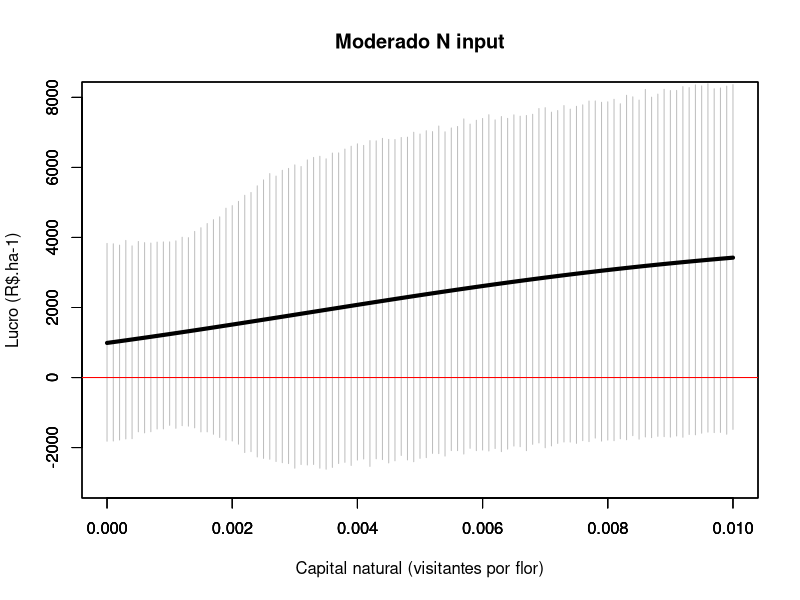
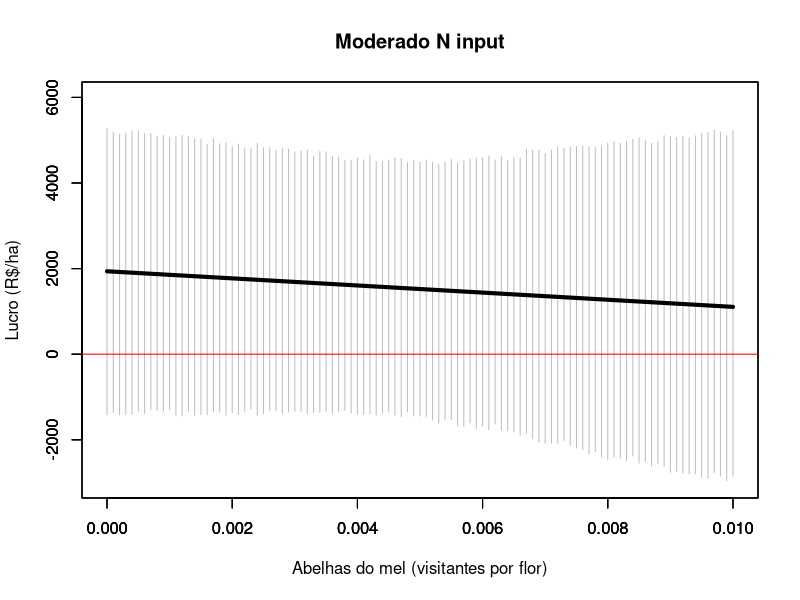
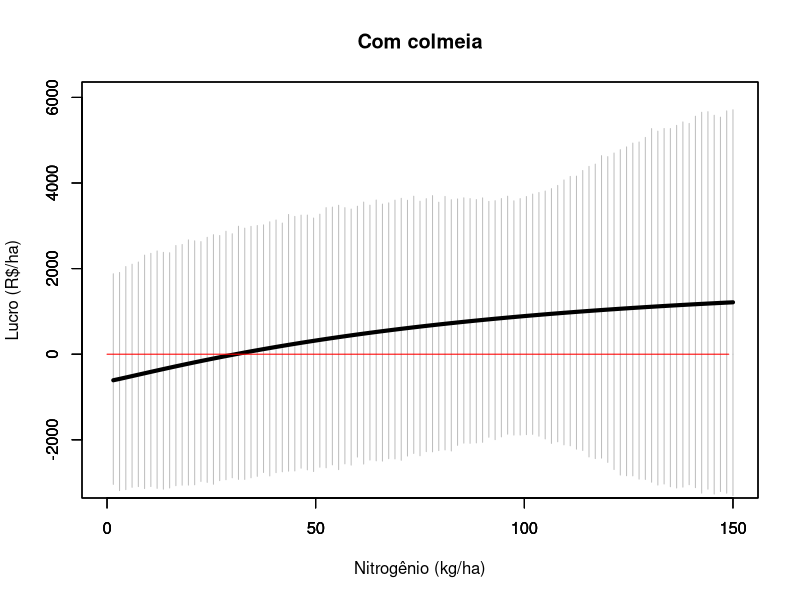

Generate these figures, in order, with R:
#Modelo conceitual de avaliação econômica da polinização agrícola automatizado. 
#O arquivo deve ser usado no programa R.

#A aplicação do modelo consiste em 4 etapas:
#1ª: inserir os coeficientes das equações dos modelos estatístico;
#2ª: inserir os dados de custo de produção e dos preços;
#3ª: montar as equações;
#4ª: simular os cenários das projeções do lucro em relação às práticas de manejo (gráficos).

#Para replicar o modelo considerando as mesmas práticas de manejo usadas no caso do feijão, 
#basta adaptar os valores dos coeficientes (1ª etapa), do custo de produção e dos preços (2ª etapa)
#Para acrescentar novas práticas de manejo agrícola (i.e., convencional ou de polinizadores), 
#terá que adaptar todas as etapas, acrescentando as novas variáveis onde forem necessárias. 


#Primeira etapa: Inserir os coeficientes das seguintes equações:
#1. Modelo de produtividade;
#2. Modelo de baixa qualidade;
#3. Modelo de alta qualidade. 

#########################
#MODELO DA PRODUTIVIDADE#
#########################

# Este modelo indica o quanto a produtividade por flor (g/flor) é afetada pelas:
# 1. prática de fertilizante (kg de nitrogênio por hectare);
# 2. prática de manejo de abelhas (densidade de abelha do mel - visitantes por flor);
# 3. prática do capital natural (densidade de polinizadores nativos - visitantes por flor). 

#intercepto: produtividade média (g/flow) obtida sem as práticas de manejo consideradas neste estudo. 
#desvio padrão: obtido pela multiplicação entre o erro padrão e a raiz quadrada do grau de liberdade dos resíduos. 
baseY= -7.4024
baseYsd= 2.1232*sqrt(26) #erro padrão*sqrt(graus de liberdade)
#fertilizante: efeito do nitrogênio (kg/ha) na produtividade (g/flor). 
#   Nessa variável foi usada a transformação logarítmica. 
#   Em seguida, inserir o erro padrão e o grau de liberdade do resíduo para calcular o desvio padrão. 
eN=1.6145 
eNsd= 0.4663*sqrt(26)
#manejo de abelhas: o efeito da densidade de abelhas do mel (visitantes por flor) na produtividade (g/flor). 
#   Em seguida, inserir o erro padrão e o grau de liberdade do resíduo para calcular o desvio padrão.
eMB=-37.1699
eMBsd=29.1504*sqrt(26)
#capital natural: o efeito da densidade de polinizadores nativos (visitantes por flor) na produtividade (g/flor). 
#   Em seguida, inserir o erro padrão e o grau de liberdade do resíduo para calcular o desvio padrão.
eNC = 2420.3289
eNCsd=1357.9591*sqrt(26) 
#(fertilizante)*(manejo de abelhas): efeito da interação entre nitrogênio (fertilizante) e o manejo de abelha (densidade)
#   na produtividade (g/flor).
#   Em seguida, inserir o erro padrão e o grau de liberdade do resíduo para calcular o desvio padrão. 
iN_MB=0 
iN_MBsd=0
#(fertilizante)*(capital natural): efeito da interação entre nitrogênio (fertilizante) e o capital natural (densidade)
#   na produtividade (g/flor).
#   Em seguida, inserir o erro padrão e o grau de liberdade do resíduo para calcular o desvio padrão. 
iN_NC=-530.7988
iN_NCsd=300.6824*sqrt(26)
#(manejo de abelha)*(capital natural): efeito da interação entre manejo de abelha (densidade) e o capital natural (densidade)
#   na produtividade (g/flor).
#   Em seguida, inserir o erro padrão e o grau de liberdade do resíduo para calcular o desvio padrão. 
iNC_MB=0
iNC_MBsd=0



###########################
#MODELO DA BAIXA QUALIDADE#
###########################

# Este modelo indica o quanto a probabilidade de um feijão ser considerado de baixa qualidade é afetada por:
# 1. prática de fertilizante (kg de nitrogênio por hectare);
# 2. prática de manejo de abelhas (densidade de abelha do mel - visitantes por flor);
# 3. prática do capital natural (riqueza de polinizadores nativos - nº de espécies por flor).

#O primeiro valor se refere ao coeficiente de cada variável explicativa do modelo. 
#O segundo valor se refere ao desvio padrão calculado com base no erro padrão e no grau de liberdade do resíduo. 

#intercepto: probabilidade média obtida sem o efeito das práticas de manejo conisderadas no estudo. 
baseQl=6.403e-01
baseQlsd=3.520*sqrt(26)
#fertilizante: efeito do nitroênio (kg/ha) na probabilidade de ocorrência da baixa qualidade.
eqlN=-5.795e-02 
eqlNsd=2.919e-02*sqrt(26)
#manejo de abelha: efeito da densidade de abelhas (visitantes por flor) na probabilidade de ocorrência da baixa qualidade.  
eqlMB=5.717e+03
eqlMBsd=1.654e+03*sqrt(26)
#capital natural: efeito da riqueza de polinizadores nativos (nª de espécies por flor) na probabilidade de ocorrência da baixa qualidade. 
eqlNC=-6.599e+03 
eqlNCsd=2.299e+03*sqrt(26)
#(fertilizante)*(manejo de abelhas): efeito da interação entre nitrogênio (kg/ha) e o manejo de abelha (densidade) na probabilidade de baixa qualidade.
iqlN_MB=5.362e+01 
iqlN_MBsd=1.615e+01
#(fertilizante)*(capital natural): efeito da interação entre nitrogênio (kg/ha) e o capital natural (riqueza) na probabilidade de baixa qualidade.
iqlN_NC=7.342e+01
iqlN_NCsd=2.476e+01*sqrt(26)
#(manejo de abelhas)*(capital natural): efeito da interação entre abelha do mel (densidade) e o capital natural (riqueza) na probabilidade de baixa qualidade.
iqlNC_MB=-3.906e+05
iqlNC_MBsd=2.166e+05*sqrt(26)

##########################
#MODELO DA ALTA QUALIDADE#
##########################

# Este modelo indica o quanto a probabilidade de um feijão ser considerado de alta qualidade é afetada por:
# 1. prática de fertilizante (kg de nitrogênio por hectare);
# 2. prática de manejo de abelhas (densidade de abelha do mel - visitantes por flor);
# 3. prática do capital natural (densidade de polinizadores nativos - visitantes por flor). 

#O primeiro valor se refere ao coeficiente de cada variável explicativa do modelo. 
#O segundo valor se refere ao desvio padrão calculado com base no erro padrão e no grau de liberdade do resíduo. 


#intercepto: probabilidade obtida sem o efeito das práticas de manejo conisderadas no estudo. 
baseQh=-4.247e+00
baseQhsd=2.412*sqrt(26)
#fertilizante: efeito do nitroênio (kg/ha) na probabilidade de ocorrência da alta qualidade.
eqhN=2.783e-02
eqhNsd=2.290e-02*sqrt(26)
#manejo de abelha: efeito da densidade de abelhas (visitantes por flor) na probabilidade de ocorrência da alta qualidade.  
eqhMB=-1.020e+03
eqhMBsd=3.500e+02*sqrt(26)
#capital natural: efeito da densidade de polinizadores nativos (visitantes por flor) na probabilidade de ocorrência da alta qualidade. 
eqhNC=5.094e+03
eqhNCsd=6.598e+02*sqrt(26)
#(fertilizante)*(manejo de abelhas): efeito da interação entre nitrogênio (kg/ha) e o manejo de abelha (densidade) na probabilidade de alta qualidade.
iqhN_MB=1.156e+01 
iqhN_MBsd=3.363*sqrt(26)
#(fertilizante)*(capital natural): efeito da interação entre nitrogênio (kg/ha) e o capital natural (riqueza) na probabilidade de alta qualidade.
iqhN_NC=-5.538e+01
iqhN_NCsd=7.208*sqrt(26)
#(manejo de abelhas)*(capital natural): efeito da interação entre abelha do mel (densidade) e o capital natural (riqueza) na probabilidade de alta qualidade.
iqhNC_MB=0
iqhNC_MBsd=0



#SEGUNDA ETAPA: Inserir os dados dos custos de produção e dos preços  

#Custo associado com a aplicação de pesticida (R$/ha).
Cpest=0 
#Custo associado com a aplicação de fertilizante (R$ por kg de nitrogenio aplicado por hectare).
#O custo do fertilizante foi baseado no custo do nitrogênio contido na ureia. 
#1 kg de ureia custa R$ 1,56 e contém 0.4 kg de nitrogênio, logo, 1kg de nitrogênio custa R$3.54.
Cfert=3.54
#Custo associado com o manejo de abelhas.
#O custo está associado ao valor do investimento para atingir uma dada densidade de abelha do mel (visitantes por flor). 
#O aluguel de uma colmeia é de R$350,00 e oferece 3333 abelhas por hectare. 
#Cada hectare tem em média 389000 flores (durante o pico da floração) (calculado com base em uma área de 50m2 em cada local de amostragem).
#Assim, cada colmeia permite um aumento de densidade de 0.01 abelhas do mel por flor. 
#Portanto, o custo para se ter 1 abelha do mel por flor é de R$40800 por hectare por mês (350/(3333/389000)).
#Este valor será multiplicado pela densidade que se busca atingir.
#Por exemplo, considerando uma densidade de 0.01 visitantes por flor, o custo do manejo de abelha será de R$408/mês (40800*0.01).
#Assumi-se que os produtores aluguarão as colmeias por 1 mes (período da floração).
Cmb=40800
#Custo associado com o manejo do capital natural (R$/ha).
Cnc=0
#Custos fixos (R$/ha).
Cother=229
#Custo variável (R$ por kg produzido) 
VC=0.83
#Preços associados a cada categoria de qualidade do produto (R$)
PriceHQ=2.25 # para alta qualidade
PriceMQ=2 # para média qualidade
PriceLQ=1.75 # para baixa qualidade




#TERCEIRA ETAPA: Montagem das equações
 

##EQUAÇÃO DA PRODUTIVIDADE

Yield_function = function(NC, MB, N){
  
  #Efeito do capital natural (NC), do manejo de abelhas (MB) e do fertilizante (N) sobre a produtividade (Yo)
  #O modelo de produtividade foi obtido com a transformação logit em (Y/(2-Y)), pois se trata de uma variável sigmóide (formato em s)
  #Para estimat a produtividade é preciso fazer a transoformação reversa, logo Yo=(2/(1/exp(Y)+1))    
        
        Yo=2/ (1/exp(baseY+eN*log(N)+(eMB+iN_MB*log(N)+iNC_MB*NC)*MB+(eNC+iN_NC*log(N))*NC)+1)
        ###Convertendo a estima de g/flor para kg/ha. 
        ### peso por vagem * num flor por m2 /1000(gr para kg)*10000 (m2 para ha)
        Y=Yo*196/1000*10000
  return(Y)
}

##EQUAÇÃO DO LUCRO (PF), QUE INCLUI:
    #EQUAÇÃO DA PRODUTIVIDADE;
    #EQUAÇÕES DOS MODELOS DE QUALIDADE;
    #EQUAÇÃO DO CUSTO DE PRODUÇÃO (PC);
    #EQUAÇÃO DA RECEITA (R). 

Pf_function = function(NC, MB, N){
      
        ###EQUAÇÃO DA PRODUTIVIDADE
        #Efeito do capital natural (NC), do manejo de abelhas (MB) e do fertilizante (N) sobre a produtividade (Yo)
        Yo=2/ (1/exp(baseY+eN*log(N)+(eMB+iN_MB*log(N)+iNC_MB*NC)*MB+(eNC+iN_NC*log(N))*NC)+1)
        Y=Yo*196/1000*10000
        
        ###EQUAÇÕES DOS MODELOS DE QUALIDADE
        #Efeito do capital natural (NC), do manejo de abelhas (MB) e do fertilizante (N) 
        #sobre a probabilidade de cada categoria de qualidade
        # ALTA qualidade 
          PHQ=baseQh+(eqhNC+iqhN_NC*N)*NC+eqhN*N+(eqhMB+iqhN_MB*N+iqhNC_MB*NC)*MB
        #Aplicando a transformação reversa no loggit (para modelos que assumem a distribuição binomial)  
          PHQbt=1/(1+1/exp(PHQ))
        #BAIXA qualidade  
          PLQ=baseQl+(eqlNC+iqlN_NC*N)*NC+eqlN*N+(eqlMB+iqlN_MB*N+iqlNC_MB*NC)*MB
        #Aplicando a transformação reversa no loggit (para modelos que assumem a distribuição binomial)  
          PLQbt=1/(1+1/exp(PHQ))    
        #MÉDIA qualidade  
          PMQ=1 - PHQbt-PLQbt 
        
        
        ###EQUAÇÃO DO CUSTO DE PRODUÇÃO (PC)
        FC=Cpest+Cfert*N+Cmb*MB+Cnc*NC+Cother #custo fixo
        VCy= VC*Y  #custo variável
        PC= FC+VCy  #custo total
        
        ###EQUAÇÃO DA RECEITA (R) 
        #R calculada considerndo a produtividade rateada entre as três qualidade do produto 
        #Multiplica pelo preço ajustado pela qualidade. 
        R = PriceLQ*Y*PLQbt+ PriceMQ*Y*PMQ+PriceHQ*Y*PHQbt 
        
        ###EQUAÇÃO DO LUCRO (Pf)
        Pf = R-PC
        return(Pf)
      }
      
#As equações seguintes são usadas para a projeçao do desvio padrão nos gráficos. 
      Pfsd_function = function(NC, MB, N){
        
 
        #formulas SE
        Pfsd_vector=rep(0, length(NC)*length(MB)*length(N))
        for (i in 1:length(N)){
          for (j in 1:length(NC)) {
            for (k in 1:length(MB)){
              
              ###EQUAÇÃO DA PRODUTIVIDADE
              #Efeito do capital natural (NC), do manejo de abelhas (MB) e do fertilizante (N) sobre a produtividade (Yo)
              #Y=baseY+(eNC+iN_NC*log(N[i]))*NC[j]+eN*log(N[i])+(eMB+iN_MB*log(N[i])+iNC_MB*NC[j])*MB[k]
              Yo=2/ (1/exp(baseY+eN*log(N[i])+(eMB+iN_MB*log(N[i])+iNC_MB*NC[j])*MB[k]+(eNC+iN_NC*log(N[i]))*NC[j])+1)
              Y=Yo*196/1000*10000
              
              ###EQUAÇÕES DOS MODELOS DE QUALIDADE
              #Efeito do capital natural (NC), do manejo de abelhas (MB) e do fertilizante (N) 
              #sobre a probabilidade de cada categoria de qualidade 
              # ALTA qualidade
              PHQ=baseQh+(eqhNC+iqhN_NC*N[i])*NC[j]+eqhN*N[i]+(eqhMB+iqhN_MB*N[i]+iqhNC_MB*NC[j])*MB[k]
              #Aplicando a transformação reversa no loggit (para modelos que assumem a distribuição binomial)  
              PHQbt=1/(1+1/exp(PHQ))
              #BAIXA qualidade  
              PLQ=baseQl+(eqlNC+iqlN_NC*N[i])*NC[j]+eqlN*N[i]+(eqlMB+iqlN_MB*N[i]+iqlNC_MB*NC[j])*MB[k]
              #Aplicando a transformação reversa no loggit (para modelos que assumem a distribuição binomial) 
              PLQbt=1/(1+1/exp(PHQ))    
              #MÉDIA qualidade  
              PMQ=1 - PHQbt-PLQbt 
              
              ####CUSTO DE PRODUÇÃO (PC)
              FC=Cpest+Cfert*N[i]+Cmb*MB[k]+Cnc*NC[j]+Cother  
              VCy= VC*Y 
              PC= FC+VCy 
              
              ### RECEITA (R) 
              R = PriceLQ*Y*PLQbt+ PriceMQ*Y*PMQ+PriceHQ*Y*PHQbt 
              
              ###LUCRO (PF)
              Pf = R-PC
              
              
                 
              ###PROJETANDO O DESVIO PADRÃO
              #PRODUTIVIDADE
              Ysdo=2/ (1/exp(rnorm(10000,mean=baseY, sd=baseYsd)+rnorm(10000,mean=eN, sd=eNsd)*log(N[i])+
                            (rnorm(10000,mean=eMB, sd=eMBsd)+rnorm(10000,mean=iN_MB, sd=iN_MBsd)*log(N[i])+
                               rnorm(10000,mean=iNC_MB, sd=iNC_MBsd)*NC[j])*MB[k]+
                            (rnorm(10000,mean=eNC, sd=eNCsd)+rnorm(10000,mean=iN_NC, sd=iN_NCsd)*log(N[i]))*NC[j])+1)
              Ysd=Ysdo*196/1000*10000 #NÚMERO MÉDIO DE FLORES POR HECTARE (196 flores por m2)
              
              #QUALIDADE
              PHQsd=sd(rnorm(10000,mean=baseQh, sd=baseQhsd)+(rnorm(10000,mean=eqhNC, sd=eqhNCsd)+
                                                                rnorm(10000,mean=iqhN_NC, sd=iqhN_NCsd)*N[i])*NC[j]+
                         rnorm(10000,mean=eqhN, sd=eqhNsd)*N[i]+
                         (rnorm(10000,mean=eqhMB, sd=eqhMBsd)+rnorm(10000,mean=iqhN_MB, sd=iqhN_MBsd)*N[i]+
                            rnorm(10000,mean=iqhNC_MB, sd=iqhNC_MBsd)*NC[j])*MB[k])
              
              PHQbt_sd=sd(1/(1+1/exp(rnorm(10000,mean=PHQ, sd=PHQsd))))
              
              
              
              PLQsd=sd(rnorm(10000,mean=baseQl, sd=baseQlsd)+(rnorm(10000,mean=eqlNC, sd=eqlNCsd)+
                                                                rnorm(10000,mean=iqlN_NC, sd=iqlN_NCsd)*N[i])*NC[j]+
                         rnorm(10000,mean=eqlN, sd=eqlNsd)*N[i]+(rnorm(10000,mean=eqlMB, sd=eqlMBsd)+
                                                                rnorm(10000,mean=iqlN_MB, sd=iqlN_MBsd)*N[i]+
                                                                rnorm(10000,mean=iqlNC_MB, sd=iqlNC_MBsd)*NC[j])*MB[k])
              
              PLQbt_sd=sd(1/(1+1/exp(rnorm(10000,mean=PHQ, sd=PHQsd))) )   
              PMQsd=sd(1 - rnorm(10000,mean=PHQbt, sd=PHQbt_sd)-rnorm(10000,mean=PLQbt , sd=PLQbt_sd))
              
              #CUSTO DE PRODUÇÃO (PC)
              FCsd=0
              VCy_sd= sd(VC*rnorm(10000,mean=Y, sd=Ysd) )
              PCsd= sd((FC+VC*rnorm(10000,mean=Y, sd=Ysd))  )
              
              #RECEITA (R)
              Rsd = sd(PriceLQ*rnorm(10000,mean=Y, sd=Ysd)*rnorm(10000,mean=PLQbt, sd=PLQbt_sd)+ 
                         PriceMQ*rnorm(10000,mean=Y, sd=Ysd)*rnorm(10000,mean=PMQ, sd=PMQsd)+
                         PriceHQ*rnorm(10000,mean=Y, sd=Ysd)*rnorm(10000,mean=PHQbt, sd=PHQbt_sd) )
              
              #LUCRO (PF)
              Pfsd = sd(rnorm(10000,mean=R, sd=Rsd)-rnorm(10000,mean=PC, sd=PCsd))
              
              
              if (length(N)>1){Pfsd_vector[i]=Pfsd}
              if (length(NC)>1){Pfsd_vector[j]=Pfsd}
              if (length(MB)>1){Pfsd_vector[k]=Pfsd}
            }}}
        
        Lower_line=Pf-Pfsd_vector
        
        return(Pfsd_vector)
      }
      


#QUARTA ETAPA: Montagem dos gráficos 
#Aqui é possível projetar os gráficos do lucro (R$/ha) associado com o manejo do capital natural, das colmeias e do fertilizante. 
      par(mfrow=c(1,1))
      
      #GRÁFICO 1 - simula como o lucro varia com o capital natural 
      #Manejo de colmeia:
          #Com manejo de colmeias (0.01 abelha por flor) (MB=0.01);
          #Sem manejo de colmeias (MB=0) 
      #Manejo de fertilizante (N)
          #Uso intensivo de nitrogênio (kg/ha) (N=130)
          #Uso moderado de nitrogênio (kg/ha) (N=60)
      New.function<-function(x){Pf_function(x, MB=0, N=60)} #Inserir os valores referentes ao manejo
      New.function_sd<-function(x){Pfsd_function(x, MB=0, N=60)} #Inserir os valores referentes ao manejo
      fun_LOWCI <- function(x){
        New.function(x) - 1.96*(New.function_sd(x)/sqrt(26))
      }
      fun_HIGHCI <- function(x){
        New.function(x) + 1.96*(New.function_sd(x)/sqrt(26))
      }
      
      plot(fun_LOWCI,  xlab="", ylab="", main="", xlim=c(0,0.01), ylim=c(-3000,8000), col="grey",type = "h" )
      par(new=TRUE)
      plot(fun_HIGHCI,  xlab="", ylab="", main="", xlim=c(0,0.01), ylim=c(-3000,8000), col="grey",type = "h" )
       par(new=TRUE)
      plot(New.function,  xlab="Capital natural (visitantes por flor)", ylab="Lucro (R$.ha-1)",lwd = 4, main="Moderado N input", xlim=c(0,0.01), ylim=c(-3000,8000) )
      x=1:2000/1000-1
      y=0*x
      lines(x,y, col="red")
      
      
      #GRÁFICO 2 - simula como o lucro varia com o manejo de colmeia (densidade de abelhas do mel)
      #Manejo de capital natural (NC):
          #Densidade de polinizadores nativos de 0.001 (NC=0.001)
      #Manejo de fertilizante (N)
          #Uso intensivo de nitrogênio (kg/ha) (N=130)
          #Uso moderado de nitrogênio (kg/ha) (N=60)
      New.function<-function(x){Pf_function(NC=0.001, x, N=130)} #Inserir os valores referentes ao manejo
      New.function_sd<-function(x){Pfsd_function(NC=0.001, x, N=130)} #Inserir os valores referentes ao manejo
      fun_LOWCI <- function(x){
        New.function(x) - 1.96*(New.function_sd(x)/sqrt(26))
      }
      fun_HIGHCI <- function(x){
        New.function(x) + 1.96*(New.function_sd(x)/sqrt(26))
      }
      
      plot(fun_LOWCI,  xlab="", ylab="", main="", xlim=c(0,0.01), ylim=c(-3000,6000), col="grey",type = "h"  )#, ylim=c(0,1e+05 )
      par(new=TRUE)
      plot(fun_HIGHCI,  xlab="", ylab="", main="", xlim=c(0,0.01), ylim=c(-3000,6000), col="grey",type = "h"  )#, ylim=c(0,1e+05 )
      par(new=TRUE)
      plot(New.function,  xlab="Abelhas do mel (visitantes por flor)", ylab="Lucro (R$/ha)", main="Moderado N input" ,lwd = 4, xlim=c(0,0.01), ylim=c(-3000,6000))
      x=1:2000/1000-1
      y=0*x
      lines(x,y, col="red")
      
      #GRÁFICO 3 - simula como o lucro varia com o fertilizante 
      #Manejo de colmeia (MB):
          #Com manejo de colmeias (0.01 abelha por flor) (MB=0.01);
          #Sem manejo de colmeias (MB=0)
      #Manejo de capital natural (NC):
          #Densidade de polinizadores nativos de 0.001 (NC=0.001)
      New.function<-function(x){Pf_function(NC=0.001, MB=0.01, x)} #Inserir os valores referentes ao manejo
      New.function_sd<-function(x){Pfsd_function(NC=0.001, MB=0.01, x)} #Inserir os valores referentes ao manejo
      fun_LOWCI <- function(x){
        New.function(x) - 1.96*(New.function_sd(x)/sqrt(26))
      }
      fun_HIGHCI <- function(x){
        New.function(x) + 1.96*(New.function_sd(x)/sqrt(26))
      }
      
       plot(fun_LOWCI,  xlab="", ylab="", main="", xlim=c(0,150), ylim=c(-3000,6000), col="grey",type = "h"  )#, ylim=c(0,1e+05 )
      par(new=TRUE)
      plot(fun_HIGHCI,  xlab="", ylab="", main="", xlim=c(0,150), ylim=c(-3000,6000), col="grey",type = "h"  )#, ylim=c(0,1e+05 )
     par(new=TRUE)
      plot(New.function,  xlab="Nitrogênio (kg/ha)", ylab="Lucro (R$/ha)", main="Com colmeia",lwd = 4, xlim=c(0,150), ylim=c(-3000,6000))
      x=1:150-1
      y=0*x
      lines(x,y, col="red")
     
      
